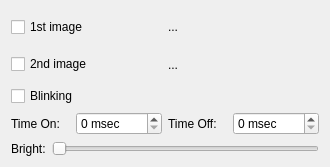
<?xml version="1.0" encoding="UTF-8"?>
<ui version="4.0">
 <class>DisplayOptions</class>
 <widget class="QWidget" name="DisplayOptions">
  <property name="geometry">
   <rect>
    <x>0</x>
    <y>0</y>
    <width>330</width>
    <height>167</height>
   </rect>
  </property>
  <property name="windowTitle">
   <string>Display Options</string>
  </property>
  <layout class="QVBoxLayout" name="verticalLayout">
   <item>
    <layout class="QHBoxLayout" name="horizontalLayout_3">
     <item>
      <widget class="QCheckBox" name="imageFirstCheckBox">
       <property name="text">
        <string>1st image</string>
       </property>
      </widget>
     </item>
     <item>
      <widget class="QLabel" name="imageFirstLabel">
       <property name="text">
        <string>...</string>
       </property>
      </widget>
     </item>
    </layout>
   </item>
   <item>
    <layout class="QHBoxLayout" name="horizontalLayout_4">
     <item>
      <widget class="QCheckBox" name="imageSecondCheckBox">
       <property name="text">
        <string>2nd image</string>
       </property>
      </widget>
     </item>
     <item>
      <widget class="QLabel" name="imageSecondLabel">
       <property name="text">
        <string>...</string>
       </property>
      </widget>
     </item>
    </layout>
   </item>
   <item>
    <widget class="QCheckBox" name="blinkingCheckBox">
     <property name="text">
      <string>Blinking</string>
     </property>
    </widget>
   </item>
   <item>
    <layout class="QHBoxLayout" name="horizontalLayout">
     <item>
      <widget class="QLabel" name="timeOnLabel">
       <property name="text">
        <string>Time On:</string>
       </property>
      </widget>
     </item>
     <item>
      <widget class="QSpinBox" name="timeOnSpinBox">
       <property name="suffix">
        <string> msec</string>
       </property>
       <property name="maximum">
        <number>2550</number>
       </property>
       <property name="singleStep">
        <number>10</number>
       </property>
      </widget>
     </item>
     <item>
      <widget class="QLabel" name="timeOffLabel">
       <property name="text">
        <string>Time Off:</string>
       </property>
      </widget>
     </item>
     <item>
      <widget class="QSpinBox" name="timeOffSpinBox">
       <property name="suffix">
        <string> msec</string>
       </property>
       <property name="maximum">
        <number>2550</number>
       </property>
       <property name="singleStep">
        <number>10</number>
       </property>
      </widget>
     </item>
    </layout>
   </item>
   <item>
    <layout class="QHBoxLayout" name="horizontalLayout_2">
     <item>
      <widget class="QLabel" name="brightLabel">
       <property name="text">
        <string>Bright:</string>
       </property>
      </widget>
     </item>
     <item>
      <widget class="QSlider" name="brightSlider">
       <property name="maximum">
        <number>15</number>
       </property>
       <property name="orientation">
        <enum>Qt::Horizontal</enum>
       </property>
      </widget>
     </item>
    </layout>
   </item>
  </layout>
 </widget>
 <resources/>
 <connections/>
</ui>
